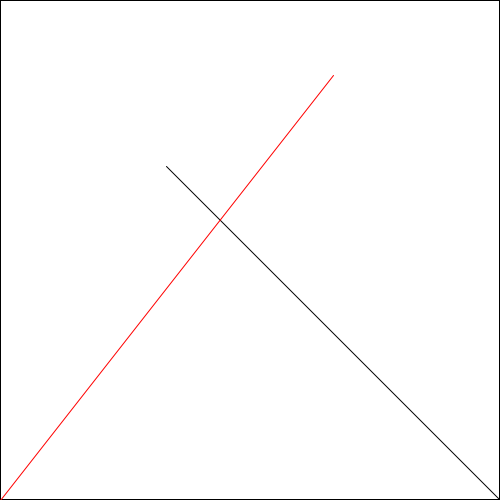
Frame 1 (no input)
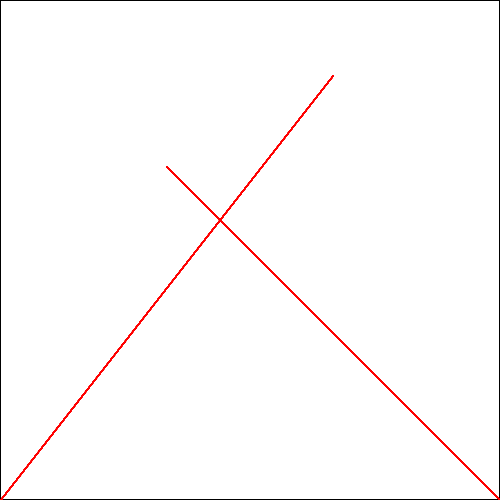
Frame 60 (the mouse pressed at the canvas centre just before this capture)
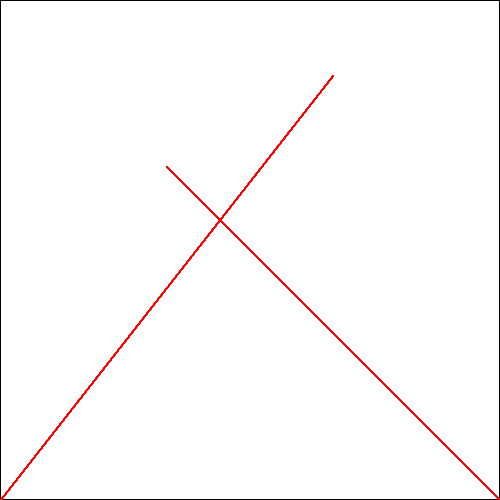
Frame 120 (the mouse held since frame 60 and released just before this capture)

The Processing sketch that drew these frames (run headless with seeded random() and noise(); from frame 60 on, the mouse is pressed at the canvas centre):

// Processing sketch: walldrawing159
// ── walldrawing159.pde

void setup(){
  
  size (500,500);
  
  rect( 0, 0, 499, 499);
}

void draw (){
  line(width/3,height/3,width,height);
  stroke(255,0,0);
  
  line (width/1.5,75,0,height);
}
